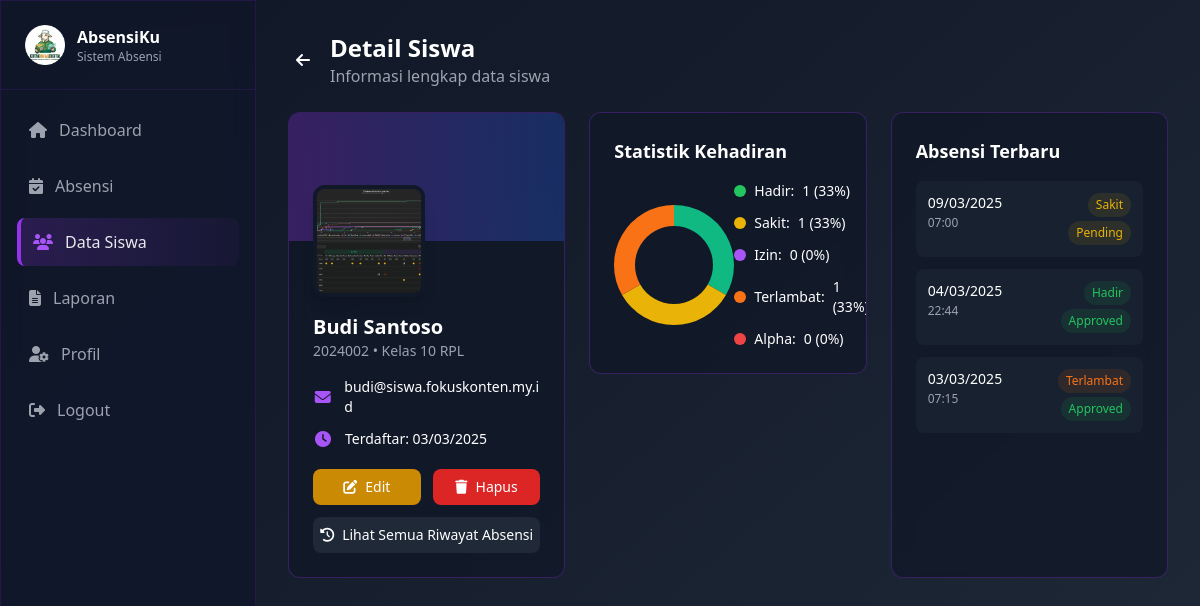
The page /SOURCE_CODE_APLIKASI/admin/siswa/detail.php?id=2 (signed in) on the database its author committed.
### tables this page shows
CREATE TABLE `siswa` (
  `id` int(11) NOT NULL AUTO_INCREMENT,
  `nis` varchar(20) NOT NULL,
  `nama_lengkap` varchar(100) NOT NULL,
  `kelas` enum('10','11','12') NOT NULL,
  `jurusan` enum('RPL','DKV','AK','BR','MP') NOT NULL,
  `email` varchar(100) NOT NULL,
  `password` varchar(255) NOT NULL,
  `foto_profil` varchar(255) DEFAULT 'assets/default/photo-profile.png',
  `created_at` timestamp NOT NULL DEFAULT current_timestamp(),
  `updated_at` timestamp NOT NULL DEFAULT current_timestamp() ON UPDATE current_timestamp(),
  PRIMARY KEY (`id`),
  UNIQUE KEY `nis` (`nis`),
  UNIQUE KEY `email` (`email`)
);

CREATE TABLE `absensi` (
  `id` int(11) NOT NULL AUTO_INCREMENT,
  `siswa_id` int(11) NOT NULL,
  `tanggal` date NOT NULL,
  `jam_masuk` time DEFAULT NULL,
  `status` enum('Hadir','Sakit','Izin','Terlambat','Alpha') NOT NULL,
  `keterangan` text DEFAULT NULL,
  `bukti_foto` varchar(255) DEFAULT NULL,
  `bukti_file` varchar(255) DEFAULT NULL,
  `approval_status` enum('Pending','Approved','Rejected') DEFAULT 'Pending',
  `created_at` timestamp NOT NULL DEFAULT current_timestamp(),
  `updated_at` timestamp NOT NULL DEFAULT current_timestamp() ON UPDATE current_timestamp(),
  PRIMARY KEY (`id`),
  KEY `siswa_id` (`siswa_id`),
  KEY `tanggal` (`tanggal`),
  CONSTRAINT `fk_absensi_siswa` FOREIGN KEY (`siswa_id`) REFERENCES `siswa` (`id`) ON DELETE CASCADE
);

### SOURCE_CODE_APLIKASI/admin/siswa/detail.php (the view, shortened to what this page needs)
<?php
require_once '../../config/database.php';
$id = $_GET['id'];
$sql = "SELECT * FROM siswa WHERE id = :id";
$stmt = $conn->prepare($sql);
$stmt->execute(['id' => $id]);
$siswa = $stmt->fetch(PDO::FETCH_ASSOC);
$sql = "SELECT status, COUNT(*) as count FROM absensi WHERE siswa_id = :siswa_id GROUP BY status";
$stmt = $conn->prepare($sql);
$stmt->execute(['siswa_id' => $id]);
$absensi_stats = $stmt->fetchAll(PDO::FETCH_KEY_PAIR);
$sql = "SELECT id, tanggal, jam_masuk, status, approval_status FROM absensi WHERE siswa_id = :siswa_id ORDER BY tanggal DESC, created_at DESC LIMIT 5";
$stmt = $conn->prepare($sql);
$stmt->execute(['siswa_id' => $id]);
$recent_absensi = $stmt->fetchAll(PDO::FETCH_ASSOC);
$total_absensi = array_sum($absensi_stats);
$percentages = [];
if ($total_absensi > 0) {
    foreach ($absensi_stats as $status => $count) {
        $percentages[$status] = round(($count / $total_absensi) * 100);
    }
}
$status_defaults = ['Hadir', 'Sakit', 'Izin', 'Terlambat', 'Alpha'];
foreach ($status_defaults as $status) {
    if (!isset($absensi_stats[$status])) {
        $absensi_stats[$status] = 0;
        $percentages[$status] = 0;
    }
}
$status_colors = [
    'Hadir' => 'green',
    'Sakit' => 'yellow',
    'Izin' => 'purple',
    'Terlambat' => 'orange',
    'Alpha' => 'red'
];
?>
<!DOCTYPE html>
<html lang="en">
<head>
    <script src="https://cdn.tailwindcss.com"></script>
    <link rel="stylesheet" href="https://cdnjs.cloudflare.com/ajax/libs/font-awesome/6.4.2/css/all.min.css">
</head>
<body class="min-h-screen text-white bg-fixed">
    <aside id="sidebar" class="fixed top-0 left-0 h-screen w-64 glass-effect border-r border-purple-900/30 z-50 sidebar-transition -translate-x-full lg:translate-x-0">
        <div class="flex items-center justify-between p-4 lg:p-6 border-b border-purple-900/30">
            <div class="flex items-center gap-3">
                <img src="../../assets/default/logo.png" alt="AbsensiKu" class="h-8 lg:h-10 w-auto">
                <div>
                    <h1 class="font-semibold text-sm lg:text-base">AbsensiKu</h1>
                    <p class="text-xs text-gray-400">Sistem Absensi</p>
                </div>
            </div>
        </div>
        <nav class="p-4 space-y-2 overflow-y-auto no-scrollbar" style="max-height: calc(100vh - 76px);">
            <a href="../dashboard/" class="flex items-center gap-3 text-gray-400 p-3 rounded-lg hover:bg-purple-500/10 transition-colors">
                <i class="fas fa-home"></i>
                <span>Dashboard</span>
            </a>
            <a href="../absensi/" class="flex items-center gap-3 text-gray-400 p-3 rounded-lg hover:bg-purple-500/10 transition-colors">
                <i class="fas fa-calendar-check"></i>
                <span>Absensi</span>
            </a>
            <a href="index.php" class="flex items-center gap-3 text-white/90 p-3 rounded-lg menu-active">
                <i class="fas fa-users text-purple-500"></i>
                <span>Data Siswa</span>
            </a>
            <a href="../laporan/" class="flex items-center gap-3 text-gray-400 p-3 rounded-lg hover:bg-purple-500/10 transition-colors">
                <i class="fas fa-file-alt"></i>
                <span>Laporan</span>
            </a>
            <a href="../profil/" class="flex items-center gap-3 text-gray-400 p-3 rounded-lg hover:bg-purple-500/10 transition-colors">
                <i class="fas fa-user-cog"></i>
                <span>Profil</span>
            </a>
            <a href="../logout.php" class="flex items-center gap-3 text-gray-400 p-3 rounded-lg hover:bg-red-500/10 hover:text-red-500 transition-colors mt-10">
                <i class="fas fa-sign-out-alt"></i>
                <span>Logout</span>
            </a>
        </nav>
    </aside>
    <main class="lg:ml-64 min-h-screen bg-gradient-to-br from-gray-900 to-gray-800 transition-all duration-300">
        <div class="p-4 lg:p-8">
            <div class="max-w-7xl mx-auto">
                <div class="flex items-center mb-6">
                    <a href="index.php" class="mr-3 p-2 rounded-full hover:bg-gray-800/60 transition-colors">
                        <i class="fas fa-arrow-left"></i>
                    </a>
                    <div>
                        <h1 class="text-xl md:text-2xl font-bold">Detail Siswa</h1>
                        <p class="text-sm md:text-base text-gray-400">Informasi lengkap data siswa</p>
                    </div>
                </div>
                <div class="grid grid-cols-1 lg:grid-cols-3 gap-4 md:gap-6 mb-6">
                    <div class="glass-effect rounded-xl overflow-hidden">
                        <div class="h-24 sm:h-32 bg-gradient-to-r from-purple-600/30 to-blue-600/30 relative"></div>
                        <div class="px-4 sm:px-6 pb-5 sm:pb-6 -mt-12 sm:-mt-14 relative">
                            <img src="../../<?= $siswa['foto_profil'] ?>"
                                alt="<?= htmlspecialchars($siswa['nama_lengkap']) ?>"
                                class="w-24 h-24 sm:w-28 sm:h-28 rounded-xl object-cover border-4 border-gray-900 shadow-lg">
                            <h3 class="text-lg sm:text-xl font-bold mt-3 sm:mt-4"><?= htmlspecialchars($siswa['nama_lengkap']) ?></h3>
                            <p class="text-sm text-gray-400 mb-3 sm:mb-4"><?= $siswa['nis'] ?> • Kelas <?= $siswa['kelas'] ?> <?= $siswa['jurusan'] ?></p>
                            <div class="space-y-2 sm:space-y-3">
                                <div class="flex items-center gap-3">
                                    <i class="fas fa-envelope w-5 text-center text-purple-500"></i>
                                    <span class="text-sm break-all"><?= htmlspecialchars($siswa['email']) ?></span>
                                </div>
                                <div class="flex items-center gap-3">
                                    <i class="fas fa-clock w-5 text-center text-purple-500"></i>
                                    <span class="text-sm">Terdaftar: <?= date('d/m/Y', strtotime($siswa['created_at'])) ?></span>
                                </div>
                            </div>
                            <div class="flex mt-4 sm:mt-5 gap-3">
                                <a href="edit.php?id=<?= $id ?>"
                                    class="flex-1 bg-yellow-600 hover:bg-yellow-700 text-center py-2.5 sm:py-2 rounded-lg text-sm font-medium transition-colors touch-effect">
                                    <i class="fas fa-edit mr-2"></i>Edit
                                </a>
                                <button onclick="confirmDelete(<?= $id ?>)"
                                    class="flex-1 bg-red-600 hover:bg-red-700 text-center py-2.5 sm:py-2 rounded-lg text-sm font-medium transition-colors touch-effect">
                                    <i class="fas fa-trash mr-2"></i>Hapus
                                </button>
                            </div>
                            <a href="../absensi/?search=<?= urlencode($siswa['nis']) ?>"
                                class="block mt-3 bg-gray-800 hover:bg-gray-700 text-center py-2.5 sm:py-2 rounded-lg text-sm font-medium transition-colors touch-effect">
                                <i class="fas fa-history mr-2"></i>Lihat Semua Riwayat Absensi
                            </a>
                        </div>
                    </div>
                    <div class="glass-effect rounded-xl p-4 sm:p-6 overflow-hidden h-fit">
                        <h3 class="font-semibold mb-4 text-base sm:text-lg">Statistik Kehadiran</h3>
                        <div class="flex flex-col sm:flex-row justify-around items-center gap-4 sm:gap-0">
                            <div class="chart-container" style="height: 120px; width: 120px;">
                                <canvas id="donutChart"></canvas>
                            </div>
                            <div class="space-y-2 sm:space-y-3 w-full sm:w-auto">
                                <?php foreach ($status_defaults as $status): ?>
                                    <div class="flex items-center gap-2 justify-between sm:justify-start">
                                        <div class="flex items-center gap-2">
                                            <span class="w-3 h-3 rounded-full inline-block bg-<?= $status_colors[$status] ?>-500"></span>
                                            <span class="text-sm"><?= $status ?>:</span>
                                        </div>
                                        <span class="text-sm font-medium"><?= $absensi_stats[$status] ?> (<?= $percentages[$status] ?>%)</span>
                                    </div>
                                <?php endforeach; ?>
                            </div>
                        </div>
                    </div>
                    <div class="glass-effect rounded-xl p-4 sm:p-6 overflow-hidden">
                        <h3 class="font-semibold mb-3 sm:mb-4 text-base sm:text-lg">Absensi Terbaru</h3>
                        <?php if (count($recent_absensi) > 0): ?>
                            <div class="space-y-2 sm:space-y-3">
                                <?php foreach ($recent_absensi as $absensi): ?>
                                    <a href="../absensi/detail.php?id=<?= $absensi['id'] ?>"
                                        class="block p-3 rounded-lg bg-gray-800/50 hover:bg-gray-800 transition-colors touch-effect">
                                        <div class="flex justify-between items-start">
                                            <div>
                                                <p class="text-sm font-medium"><?= date('d/m/Y', strtotime($absensi['tanggal'])) ?></p>
                                                <p class="text-xs text-gray-400 mt-0.5">
                                                    <?= $absensi['jam_masuk'] !== '00:00:00' ? date('H:i', strtotime($absensi['jam_masuk'])) : '-' ?>
                                                </p>
                                            </div>
                                            <div class="flex flex-col xs:flex-row items-end xs:items-center gap-1 xs:gap-2">
                                                <span class="px-2 py-1 text-xs rounded-full bg-<?= $status_colors[$absensi['status']] ?>-500/10 text-<?= $status_colors[$absensi['status']] ?>-500">
                                                    <?= $absensi['status'] ?>
                                                </span>
                                                <?php
                                                $approval_color = 'gray';
                                                if ($absensi['approval_status'] === 'Approved') $approval_color = 'green';
                                                if ($absensi['approval_status'] === 'Pending') $approval_color = 'yellow';
                                                ?>
                                                <span class="px-2 py-1 text-xs rounded-full bg-<?= $approval_color ?>-500/10 text-<?= $approval_color ?>-500">
                                                    <?= $absensi['approval_status'] ?>
                                                </span>
                                            </div>
                                        </div>
                                    </a>
                                <?php endforeach; ?>
                            </div>
                        <?php endif; ?>
                    </div>
                </div>
            </div>
        </div>
    </main>
</body>
</html>

### SOURCE_CODE_APLIKASI/admin/siswa/detail.php (style rules this page uses)
.glass-effect { background: rgba(17, 24, 39, 0.7); backdrop-filter: blur(10px); border: 1px solid rgba(147, 51, 234, 0.3); }
body { background: linear-gradient(135deg, #0F172A 0%, #1E1B4B 100%); }
.menu-active { background: linear-gradient(to right, rgba(147, 51, 234, 0.2), rgba(147, 51, 234, 0.05)); border-left: 4px solid #9333ea; }
.sidebar-transition { transition: transform 0.3s ease-in-out; }
.no-scrollbar { -ms-overflow-style: none; scrollbar-width: none; }
.chart-container { position: relative; margin: 0 auto; }
.touch-effect { transition: transform 0.2s ease, opacity 0.2s ease; }

### rows shown on the page
siswa: foto_profil (picture), nama_lengkap "Budi Santoso", nis "2024002", kelas "10", jurusan "RPL", email "budi@siswa.fokuskonten.my.id", created_at "03/03/2025"
absensi: tanggal "09/03/2025", jam_masuk "07:00", status "Sakit", approval_status "Pending"
absensi: tanggal "04/03/2025", jam_masuk "22:44", status "Hadir", approval_status "Approved"
absensi: tanggal "03/03/2025", jam_masuk "07:15", status "Terlambat", approval_status "Approved"

### other values the page prints
$status "Hadir"
$absensi_stats[$status] "1"
$percentages[$status] "33"
$status "Sakit"
$status "Izin"
$absensi_stats[$status] "0"
$percentages[$status] "0"
$status "Terlambat"
$status "Alpha"
chart data {{ $percentages['Hadir'] }} 33
chart data {{ $percentages['Sakit'] }} 33
chart data {{ $percentages['Izin'] }} 0
